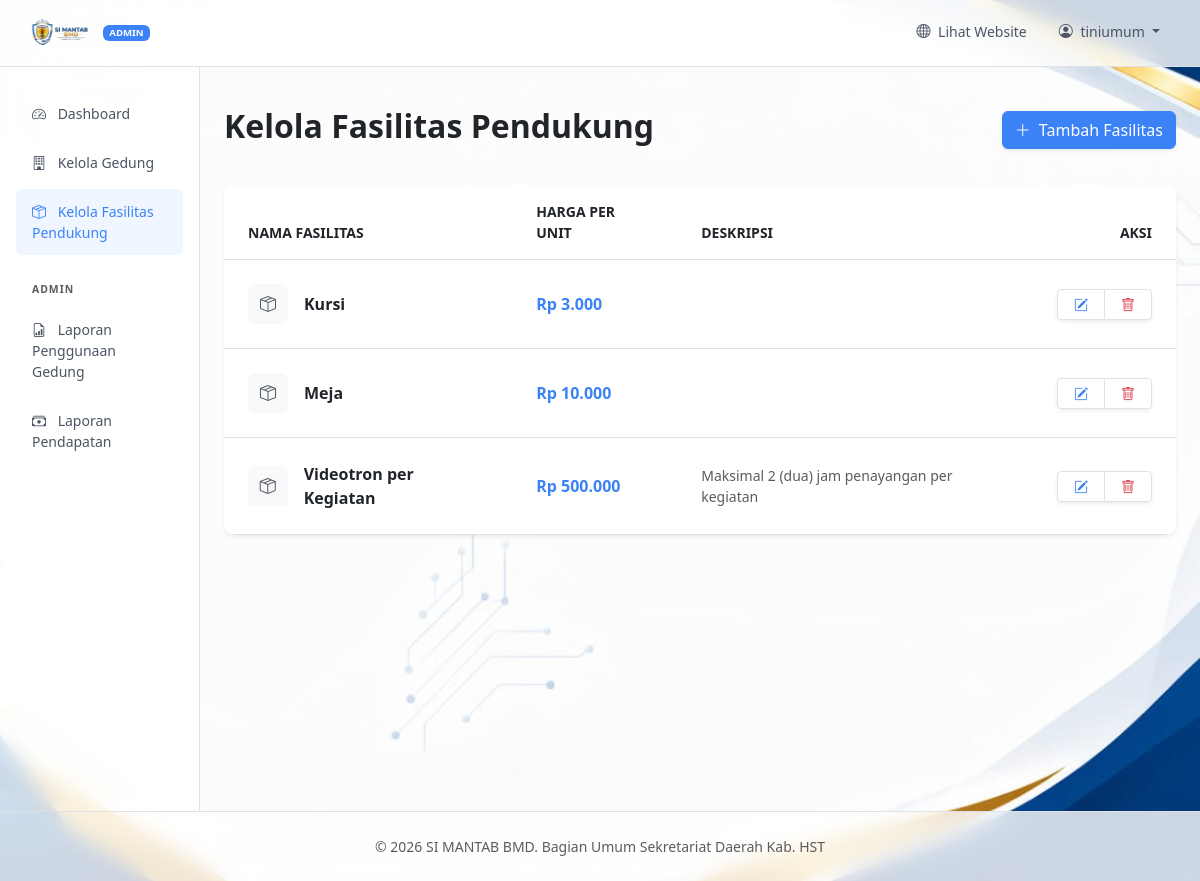
Screenshot of /admin/items.php (signed in) with the database file from the repository.
### tables this page shows
CREATE TABLE `items` (
  `id` int(11) NOT NULL,
  `name` varchar(255) NOT NULL,
  `description` text DEFAULT NULL,
  `price_per_unit` decimal(10,2) NOT NULL DEFAULT 0.00,
  `created_at` timestamp NOT NULL DEFAULT current_timestamp()
);

### admin/items.php (the view, shortened to what this page needs)
<?php
require_once '../config.php';
$stmt = $pdo->query("SELECT * FROM items ORDER BY name");
$items = $stmt->fetchAll(PDO::FETCH_ASSOC);
include 'header.php';
?>
<div class="d-flex justify-content-between flex-wrap flex-md-nowrap align-items-center pt-3 pb-2 mb-4">
    <h1 class="h2 fw-bold">Kelola Fasilitas Pendukung</h1>
    <a href="item_form.php" class="btn btn-primary shadow-sm">
        <i class="bi bi-plus-lg me-1"></i> Tambah Fasilitas
    </a>
</div>
<div class="card border-0 shadow-sm overflow-hidden">
    <div class="table-responsive">
        <table class="table table-hover align-middle mb-0">
            <thead class="bg-light text-muted small text-uppercase fw-bold">
                <tr>
                    <th class="px-4 py-3">Nama Fasilitas</th>
                    <th class="px-4 py-3">Harga per Unit</th>
                    <th class="px-4 py-3">Deskripsi</th>
                    <th class="px-4 py-3 text-end">Aksi</th>
                </tr>
            </thead>
            <tbody class="border-top-0">
                <?php foreach($items as $item): ?>
                <tr>
                    <td class="px-4 py-4">
                        <div class="d-flex align-items-center">
                            <div class="rounded-2 bg-light d-flex align-items-center justify-content-center text-muted me-3" style="width: 40px; height: 40px;">
                                <i class="bi bi-box-seam"></i>
                            </div>
                            <span class="fw-bold"><?= htmlspecialchars($item['name']) ?></span>
                        </div>
                    </td>
                    <td class="px-4 py-4">
                        <div class="fw-bold text-primary">Rp <?= number_format($item['price_per_unit'], 0, ',', '.') ?></div>
                    </td>
                    <td class="px-4 py-4 text-muted small">
                        <?= htmlspecialchars($item['description']) ?>
                    </td>
                    <td class="px-4 py-4 text-end">
                        <div class="btn-group btn-group-sm shadow-sm">
                            <a href="item_form.php?id=<?= $item['id'] ?>" class="btn btn-white border px-3" title="Edit">
                                <i class="bi bi-pencil-square text-primary"></i>
                            </a>
                            <a href="item_delete.php?id=<?= $item['id'] ?>" class="btn btn-white border px-3 delete-trigger" title="Hapus" data-message="Yakin ingin menghapus item '<?= htmlspecialchars($item['name']) ?>'?">
                                <i class="bi bi-trash text-danger"></i>
                            </a>
                        </div>
                    </td>
                </tr>
                <?php endforeach; ?>
            </tbody>
        </table>
    </div>
</div>
<?php
include '../footer.php';
?>

### admin/header.php (style rules this page uses)
:root { --bs-primary: #3b82f6; --bs-primary-rgb: 59, 130, 246; }
.btn-primary { background-color: var(--bs-primary); border-color: var(--bs-primary); }
html, body { height: 100%; margin: 0; }
body { background-image: url('../assets/simantab.jpg'); background-size: cover; background-attachment: fixed; background-position: center; background-repeat: no-repeat; min-height: 100vh; }
.card { background-color: rgba(255, 255, 255, 0.9); backdrop-filter: blur(5px); border: none; border-radius: 0.75rem; }

### admin/items.php (style rules this page uses)
.btn-white { background-color: #fff; }

### rows the page displays
items: name "Kursi", price_per_unit "3.000"
items: name "Meja", price_per_unit "10.000"
items: name "Videotron per Kegiatan", price_per_unit "500.000", description "Maksimal 2 (dua) jam penayangan per kegiatan"

### other values shown
$_SESSION['username'] "tiniumum"
